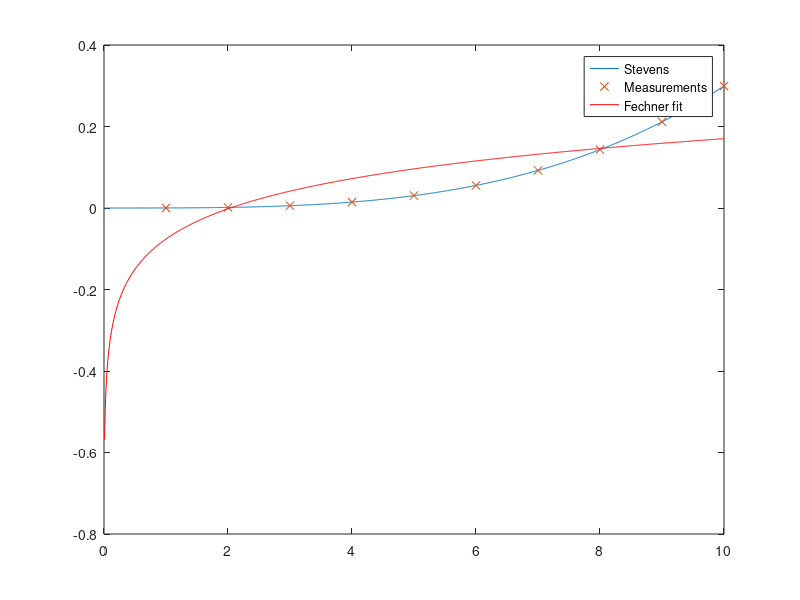

Recreate this plot in MATLAB.
%% plot stevens law
c1 = 10; exponent = .33;
c1 = 0.00015; exponent = 3.3;

Intensity = 0:1e-2:10;
plot(Intensity, c1*Intensity.^exponent)
hold on

%plot samples from stevens law
MeasurementPoints = 1:1:10;
Measurements = c1*MeasurementPoints.^exponent;
plot(MeasurementPoints, Measurements,'x')

%% fit fechner's law
% FechnerError = @(x)sum(norm(x(1)*log(MeasurementPoints / x(2)) - Measurements));
% [xbestfit,error] = fminsearch(FechnerError,[1 10]);
% 
% k = xbestfit(1)
% threshold = xbestfit(2)

%% use pseudoinverse instead
A = [log(MeasurementPoints); ones(size(MeasurementPoints))]';
xbestfit=pinv(A)*Measurements'; %inv(A'*A)*A' could be used instead of pinv(A)

k = xbestfit(1)
threshold = exp(-xbestfit(2)/k)

%% plot it
plot(Intensity,k*log(Intensity/threshold),'r')
legend('Stevens','Measurements','Fechner fit')

